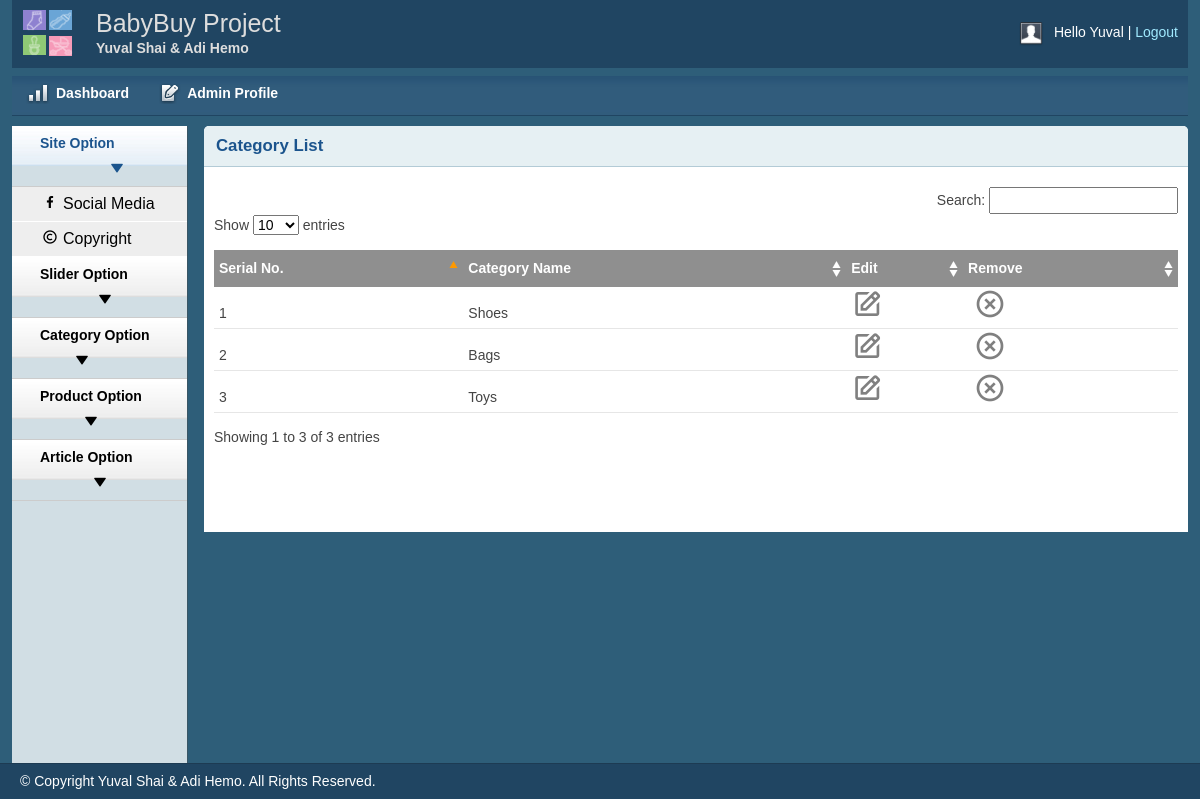
The app's page /admin/catlist.php (signed in), older data.
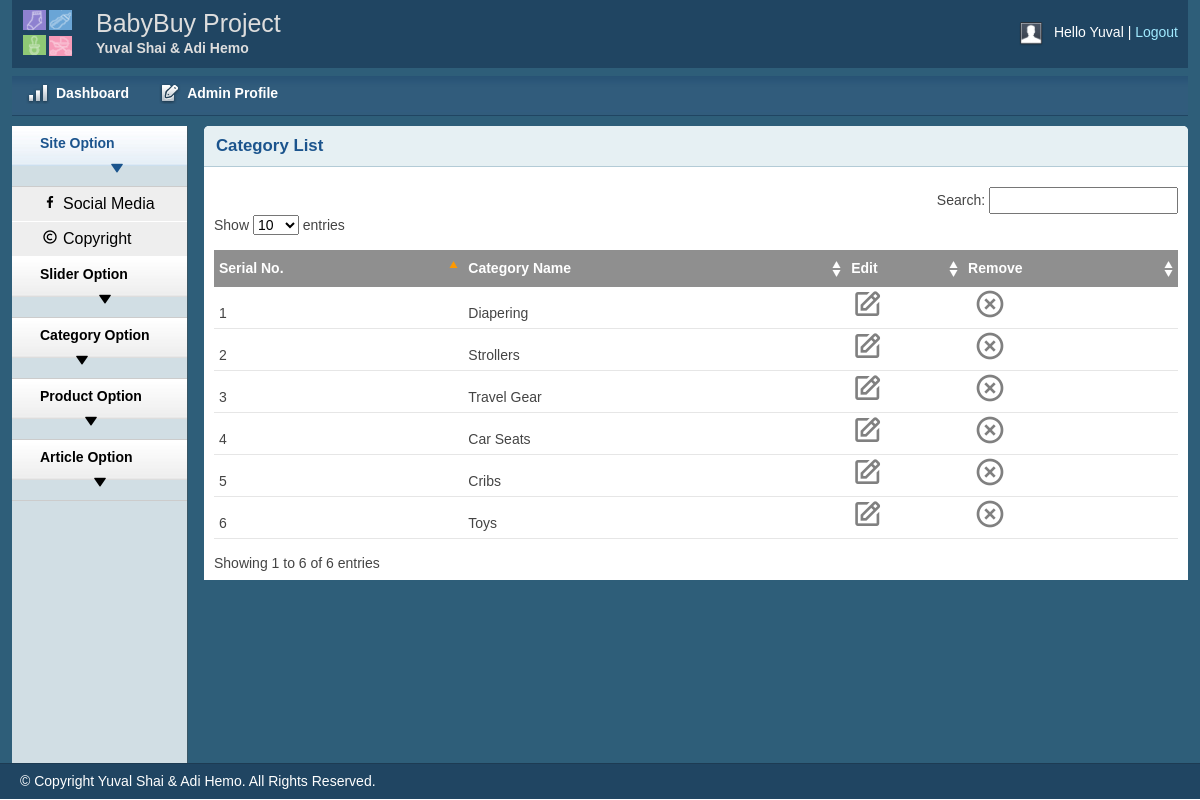
The same page, newer data.
### tables this page shows
CREATE TABLE IF NOT EXISTS `category` (
  `CategoryID` int NOT NULL AUTO_INCREMENT,
  `CategoryName` varchar(25) NOT NULL,
  PRIMARY KEY (`CategoryID`)
);

### DataBase/Session.php (called while the page is built, shortened)
<?php
class Session{
    public static function get($key){
        if (isset($_SESSION[$key])) {
			return $_SESSION[$key];
		}else {
			return false;
		}
    }
}
?>

### DataBase/DB_Config.php (called while the page is built, shortened)
<?php
class Database{
    public $host    = DB_HOST;
    public $user    = DB_USER;
    public $pass    = DB_PASS;
    public $dbname  = DB_NAME;
    public $link;
    private function connectDB(){
        $this->link = new mysqli($this->host,$this->user, $this->pass, $this->dbname);
        }
     public function select($query){
        $result = $this->link->query($query) or die ($this->link->error.__LINE__);
        if($result->num_rows > 0){
            return $result;
            } else {
                return false;
            }
         }
}
?>

### classes/Category.php (called while the page is built, shortened)
<?php
    $filepath = realpath(dirname(__FILE__));
    require_once ($filepath.'/../DataBase/DB_Config.php');
 ?>
<?php
class Category{
    private $db;
  public function __construct(){
      $this->db = new Database();
  }
  public function getAllCategories(){
      $query = "SELECT * FROM category ORDER BY CategoryID DESC";
      $result = $this->db->select($query);
      return $result;
  }
}
?>

### admin/catlist.php (the view, shortened to what this page needs)
<?php include 'inc/header.php';?>
<?php include 'inc/sidebar.php';?>
<?php require_once '../classes/Category.php'; ?>
<link rel="stylesheet" href="https://cdn.jsdelivr.net/npm/boxicons@latest/css/boxicons.min.css">
        <div class="grid_10">
            <div class="box round first grid">
                <h2>Category List</h2>
                <div class="block">
                    <table class="data display datatable" id="example">
					<thead>
						<tr>
							<th>Serial No.</th>
							<th>Category Name</th>
							<th>Edit</th>
							<th>Remove</th>
						</tr>
					</thead>
					<tbody>
					<?php
					$cat = new Category();
					$getCat = $cat->getAllCategories();
					if($getCat){
						$i = 0;
						while ($result = $getCat->fetch_assoc()) {
							$i++;
					?>
						<tr class="odd gradeX" id="tr_<?php echo $result['CategoryID']; ?>">
							<td> <?php echo $i; ?> </td>
							<td><?php echo $result['CategoryName']; ?></td>
							<td>
								<a href="catedit.php?categoryid=<?php echo $result['CategoryID']; ?>"> <i class='bx bx-edit' style="font-size: 32px;color:gray;"></i> </a>
							</td>
							<td>
								<div class="delete">
									<button type="button" onclick="delete_data('<?php echo $result['CategoryID']?>')"><i class='bx bx-x-circle'></i></button>
								</div>
							</td>
						</tr>
						<?php } } ?>
					</tbody>
				</table>
               </div>
            </div>
        </div>
<?php include 'inc/footer.php';?>

### admin/inc/header.php (shortened to what this page needs)
<?php require_once '../DataBase/Session.php';
?>
<!DOCTYPE html>
<html>
<head>
   <link rel="stylesheet" href="https://maxcdn.bootstrapcdn.com/bootstrap/4.0.0/css/bootstrap.min.css">
    <link rel="stylesheet" type="text/css" href="css/reset.css" media="screen" />
    <link rel="stylesheet" type="text/css" href="css/text.css" media="screen" />
    <link rel="stylesheet" type="text/css" href="css/grid.css" media="screen" />
    <link rel="stylesheet" type="text/css" href="css/layout.css" media="screen" />
    <link rel="stylesheet" type="text/css" href="css/nav.css" media="screen" />
    <link href="css/table/demo_page.css" rel="stylesheet" type="text/css" />
    <link rel="stylesheet" href="css/MultiImagePreview.css"/>
</head>
<body>
    <div class="container_12">
        <div class="grid_12 header-repeat">
            <div id="branding">
                <div class="floatleft logo">
                    <img src="img/logonotext.jpg" alt="Logo" />
				</div>
				<div class="floatleft middle">
					<h1>BabyBuy Project</h1>
					<p>Yuval Shai & Adi Hemo</p>
				</div>
                <div class="floatright">
                    <div class="floatleft">
                        <img src="img/img-profile.jpg" alt="Profile Pic" id="profileimage" /></div>
                    <div class="floatleft marginleft10">
                        <ul class="inline-ul floatleft">
                            <li>Hello   <?php echo Session::get('AdminFirstName') ?>  </li>
                            <li><a href="?action=logout">Logout</a></li>
                        </ul>
                    </div>
                </div>
            </div>
        </div>
        <div class="grid_12">
            <ul class="nav main">
                <li class="ic-dashboard"><a href="dashboard.php"><span>Dashboard</span></a> </li>
                <li class="ic-form-style"><a href="adminprofile.php"><span>Admin Profile</span></a></li>
            </ul>
        </div>

### admin/inc/sidebar.php (shortened to what this page needs)
<link rel="stylesheet" href="https://cdn.jsdelivr.net/npm/boxicons@latest/css/boxicons.min.css">
<div class="grid_2">
    <div class="box sidemenu">
        <div class="block" id="section-menu">
            <ul class="section menu">
               <li><a class="menuitem">Site Option <i class='bx bxs-down-arrow' style="margin-left:70px;"></i></a>
                    <ul class="submenu">
                        <li><a href="social.php"><i class='bx bxl-facebook' style="margin-right: 5px;"></i>Social Media</a></li>
                        <li><a href="copyright.php"><i class='bx bx-copyright' style="margin-right: 5px;" ></i>Copyright</a></li>
                    </ul>
                </li>
				<li><a class="menuitem">Slider Option <i class='bx bxs-down-arrow' style="margin-left:58px;"></i></a>
                </li>
                <li><a class="menuitem">Category Option <i class='bx bxs-down-arrow' style="margin-left:35px;"></i></a>
                </li>
                <li><a class="menuitem">Product Option <i class='bx bxs-down-arrow' style="margin-left:44px;"></i></a>
                </li>
                <li><a class="menuitem">Article Option <i class='bx bxs-down-arrow' style="margin-left:53px;"></i></a>
                </li>
            </ul>
        </div>
    </div>
</div>

### admin/inc/footer.php (shortened to what this page needs)
    </div>
    <div id="site_info">
        <p>
         &copy; Copyright Yuval Shai & Adi Hemo. All Rights Reserved.
        </p>
    </div>
</body>
</html>

### admin/css/text.css (style rules this page uses)
body { font: 13px/1.5 Tahoma, Helvetica, Arial, 'Liberation Sans', FreeSans, sans-serif; }
h1 { font-size: 25px; }
h2 { font-size: 23px; }
ul { list-style: square; }
li { margin-left: 30px; }
p, dl, hr, h1, h2, h3, h4, h5, h6, ol, ul, pre, table, address, fieldset { margin-bottom: 20px; }

### admin/css/layout.css (style rules this page uses)
body { background: #fff none repeat scroll 0 0; color: #444; font-size: 14px; padding: 0; }
.floatleft { float:left; }
.logo img { margin-top: -15px; width: 52px; }
.middle { margin-left: 22px; margin-top: -14px; }
.middle h1 { color:#ddd;margin:0 }
.middle p { color: #ddd; margin: 0; font-weight: bold; }
.floatright { float:right; }
.inline-ul li { display:inline; color:#fff; }
.marginleft10 { margin-left:10px; }
a { color: #000; font-weight:bold; text-decoration: none; }
.container_12, .container_16 { background:#2E5E79; }
h1, h2, h3, h4, h5, h6 { line-height:1.2em; margin-bottom:.3em; }
h2 { margin-top:1em; }
#branding { font-weight: normal; margin-bottom: 0; padding: 22px 10px 3px; text-align: left; }
.header-repeat { background:url(../img/header-repeat.jpg) repeat-x; }
#branding a { color:#A1EAFF; font-weight:normal; }
#branding a:before { content:" | "; color:#fff; }
#branding ul, #branding ul li { margin:0px; padding:0px; }
#branding li { padding:0px 0px 0px 0px !important; }
.box { background:#fff; margin-bottom:20px; padding:10px 10px 10px 10px; margin-left:-8px; }
.box.grid { padding-bottom:40px; }
.box.round { -moz-border-radius: 5px 5px 0px 0px; -webkit-border-radius: 5px 5px 0px 0px; border-radius: 5px 5px 0px 0px; }
.box h2 { font-size:1.2em; font-weight:bold; color:#1B548D; background:#E6F0F3; margin:-10px -10px 0 -10px; padding:10px 12px; border-bottom:1px solid #B3CBD6; -moz-border-radius: 5px 5px 0px 0px; -webkit-border-radius: 5px 5px 0px 0px; border-radius: 5px 5px 0px 0px; }
.box.first { min-height: 406px; }
.block { padding-top:20px; }
.box.sidemenu { background-color:#D1DEE4; border-right:1px solid #3A5665; padding:0px; margin:0px; cursor:pointer; }
.box.sidemenu .block { padding-top:0px; margin-top:0px; }
p { margin-bottom:1em; }
ul, ol { padding-top:0; }
ul.menu { list-style:none; border-top:1px solid #bbb; }
ul.menu li { margin:0; }
ul.menu li a { display:block; padding:4px 10px; border-bottom:1px solid #ccc; }
ul.menu ul { list-style:none; margin:0; }
ul.menu ul li a { padding-left:30px; }
ul.section { border-top:0; margin-bottom:0; }
ul.section li a { background:url(../img/sidemenu-repeat.jpg) repeat-x; line-height:26px; padding-left:28px; }
ul.section li li a { background:#ddd; border-bottom:1px solid #eee; }
ul.section ul li { text-transform:none; }
ul.section ul.current li a { background: #eee none repeat scroll 0 0; border-bottom: 1px solid #fff; font-size: 16px; font-weight: normal; }
ul.section li a.current { color:#1B548D; background:url(../img/sidemenu-repeat-hover.jpg) repeat-x; }
#site_info { color:#fff; background:#204562; border-top:1px solid #1d3b53; padding-left:20px; }
#site_info p { line-height:35px; margin-bottom:0px; }
.block { padding-bottom:1px; }
table.display { margin: 0 auto; clear: both; width: 100%; }
.sorting_asc { background: #8f8f8f url(../img/table/sort_asc.png) no-repeat center right; padding:8px 5px; text-align:left; color:#fff; }
.sorting { background:#8f8f8f url(../img/table/sort_both.png) no-repeat center right; padding:8px 5px; text-align:left; color:#fff; }
tr.odd { height: 30px; line-height: 30px; border-bottom:1px solid #e6e6e6; }
tr.even { height: 30px; line-height: 30px; border-bottom:1px solid #e6e6e6; }
tr.odd td, tr.even td { padding-left:5px; }

### admin/css/MultiImagePreview.css (style rules this page uses)
img { width: 100px; }
#profileimage { width: 25px; }

### admin/catlist.php (style rules this page uses)
.delete button { background: none; border: none; cursor: pointer; color: gray; font-size: 32px; }

Row changes from the older to the newer data that the page shows:
added category: CategoryName "Diapering"
added category: CategoryName "Strollers"
added category: CategoryName "Travel Gear"
changed category: CategoryName "Shoes" → "Car Seats"
changed category: CategoryName "Bags" → "Cribs"
Text that changed along with them:
text written by a page script: "Show entries Search: Showing 1 to 3 of 3 entries" → "Show entries Search: Showing 1 to 6 of 6 entries"
